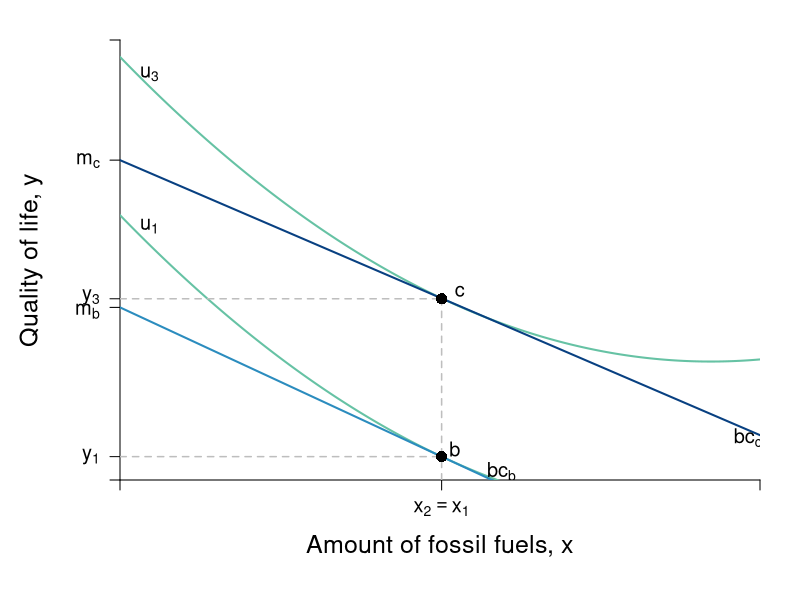

Source code (R):
require(shape)
pdf(file = "indmarketdemand/carbon_tax_2.pdf", width = 9, height = 7)

#Set parameters for graphics
axislabelsize <- 1.5
labelsize <- 1.2
graphlinewidth <- 2
segmentlinewidth <- 1.5

COL <- c("#7fc97f", "#beaed4", "#fdc086", "#ffff99", "#386cb0", "#f0027f", "#bf5b17", "#666666")
COLA <- c("#e0f3db", "#99d8c9","#66c2a4","#41ae76", "#238b45", "#005824")
COLB <- c("#c6dbef", "#4eb3d3", "#2b8cbe", "#0868ac","#084081")
COLC <- c("#fcfbfd", "#efedf5", "#dadaeb", "#bcbddc", "#9e9ac8", "#807dba", "#6a51a3", "#54278f", "#3f007d")

par(mar =  c(6, 6, 2, 2))

mrsA <- function(x, rmax = 10, xmax = 20) {
  rmax - (rmax/xmax)*x
}


uA <- function(x, y, rmax = 3, xmax = 12) {
  y - rmax*x + (1/2)*(rmax/xmax)*x^2
}

indiffA1 <- function(x, uA = 10, rmax = 2.5, xmax = 10) {
  uA - rmax*x + (1/2)*(rmax/xmax)*(x^2)
}

offerCurve <- function(x, w, rmax = 2, xmax = 12) {
  w - rmax*x + (rmax/xmax)*x^2
}

bcA <- function(x, w, p) {
  w - p*x
}


xlims <- c(0, 13)
ylims <- c(0, 26)

npts <- 501 
x <- seq(xlims[1], xlims[2], length.out = npts)
y <- seq(ylims[1], ylims[2], length.out = npts) 
#a <- c(13, 16.75, 19.25)
a <- c(25.65, 23.5, 15)

plot(0, 0, xlim = xlims, ylim = ylims, type = "n",
     xlab = expression(paste("")),
     ylab = expression(paste("")), 
     xaxt = "n", 
     yaxt = "n", 
     cex.lab = axislabelsize, 
     bty = "n",
     xaxs="i", 
     yaxs="i")

# ticksy <- seq(from = ylims[1], to = ylims[2], by = 1)
# ylabels <- seq(from = ylims[1], to = ylims[2], by = 1)
# ticksx <- seq(from = xlims[1], to = xlims[2], by = 1)
# xlabels <- seq(from = xlims[1], to = xlims[2], by = 1)
ticksy <- c(0, 1.38, 10.2, 10.709, 18.9, ylims[2])
ticksy_mod <- c(10, 10.8)
ylabels_mod <- c(expression(paste(m[b])), expression(paste(y[3])))
ylabels <- c(NA, expression(paste(y[1])), NA, NA, expression(paste(m[c])), NA)
ticksx <- c(0, 6.533, xlims[2])
xlabels <- c(NA, expression(paste(x[2] == x[1])), NA)

axis(1, at = ticksx, pos = 0, labels = xlabels, cex.axis = labelsize)
axis(2, at = ticksy_mod, pos = 0, labels = ylabels_mod, tick = FALSE, las = 1, cex.axis = labelsize)
axis(2, at = ticksy, pos = 0, las = 1, labels = ylabels, cex.axis = labelsize)

npts <- 500 
xx1 <- seq(xlims[1], xlims[2], length.out = npts)

lines(xx1, uA(xx1, y = 15.65), col = COLA[3], lwd = graphlinewidth)
# lines(xx1, uA(xx1, y = 23.5), col = COLA[3], lwd = graphlinewidth)
lines(xx1, uA(xx1, y = 25), col = COLA[3], lwd = graphlinewidth)

#lines(xx1, bcA(xx1, w = 10, p = 1.5), col = COLB[3], lwd = graphlinewidth)
lines(xx1, bcA(xx1, w = 18.9, p = 1.25), col = COLB[5], lwd = graphlinewidth)
lines(xx1, bcA(xx1, w = 10.2, p = 1.35), col = COLB[3], lwd = graphlinewidth)
#lines(xx1, bcA(xx1, w = 10.2, p = 0.418), col = COLB[3], lwd = graphlinewidth)

#Label the axes
#mtext(expression(paste("Fossil fuels, ", x)), side=1, line = 2.5, cex = axislabelsize)
text(0.5*xlims[2], ylims[1] - 0.15*ylims[2], expression(paste("Amount of fossil fuels, ", x)), xpd = TRUE, cex = axislabelsize) 
text(-1.8, 0.5*ylims[2], expression(paste("Quality of life, ", y)), xpd = TRUE, cex = axislabelsize, srt = 90) 

#Label the indifference curves
#text(11.8, 1.3, expression(u[1]), cex = labelsize)


#Label the price lines
#text(8, 1.7, expression(paste(bc[1])))


#Add the contour plot for the indifference curves
#contour(x, y, 
#        outer(x, y, uA),
#        drawlabels = FALSE,
#        col = COLA[3],
#        lwd = graphlinewidth,
#        levels = a, 
#        xaxs="i", 
#        yaxs="i", 
#        add = TRUE)

#Segments for points on Offer curve
segments(0, 10.709, 6.553, 10.709, lty = 2, col = "gray" , lwd = segmentlinewidth)
segments(6.533, 0, 6.533, 10.709, lty = 2, col = "gray" , lwd = segmentlinewidth)
segments(0, 1.38, 6.553, 1.38, lty = 2, col = "gray" , lwd = segmentlinewidth)
# segments(10.493, 0, 10.493, 5.784, lty = 2, col = "gray" , lwd = segmentlinewidth)
# segments(0, 5.784, 10.493, 5.784, lty = 2, col = "gray" , lwd = segmentlinewidth)
#segments(10.5, 0, 10.5, 7.375, lty = 2, col = "gray" , lwd = segmentlinewidth)

#Annotate points on offer curve mrs = p for each of p = 1, 0.5, 0.25
#Where mrs = 2 - (1/6)*x
points(6.533, 10.709, pch = 16, col = "black", cex = 1.5)
#points(10.493, 5.784, pch = 16, col = "black", cex = 1.5)
points(6.533, 1.38, pch = 16, col = "black", cex = 1.5)

#text(10.493 + .35, 5.784 + .45, expression(paste(a)), cex = labelsize)
text(6.45  + .35, 1.38 + .45, expression(paste(b)), cex = labelsize)
text(6.553 + .35, 10.709 + .45, expression(paste(c)), cex = labelsize)

text(0.6, 15, expression(paste(u[1])), cex = labelsize)
# text(0.6, 21, expression(paste(u[2])), cex = labelsize)
text(0.6, 24, expression(paste(u[3])), cex = labelsize)


text(7.75, 0.5, expression(paste(bc[b])), cex = labelsize)
#text(12.75, 4.5, expression(paste(bc[a])), cex = labelsize)
text(12.75, 2.5, expression(paste(bc[c])), cex = labelsize)

dev.off()
